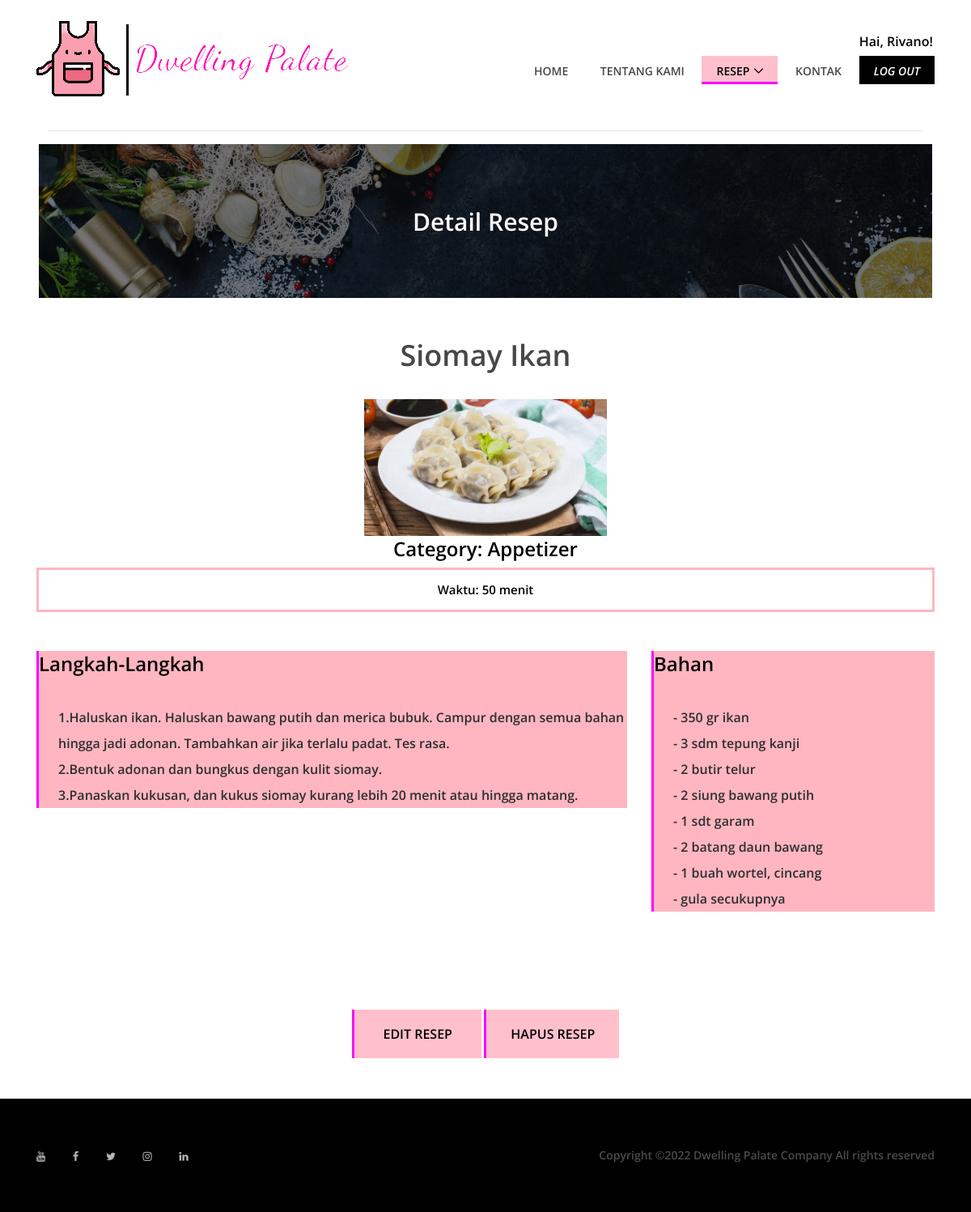
/recipe_detail.php?id_resep=1 (signed in), run on the app's committed database.
### tables this page shows
CREATE TABLE `dataresep` (
  `id_resep` int(11) NOT NULL,
  `judul` varchar(50) NOT NULL,
  `kategori` varchar(20) NOT NULL,
  `waktu` int(4) NOT NULL,
  `bahan` varchar(5000) NOT NULL,
  `langkah` varchar(5000) NOT NULL
);

### recipe_detail.php (the view, shortened to what this page needs)
<?php
    $username = $_SESSION['username'];
?>
<!DOCTYPE html>
<html>
<head>
    <link rel="stylesheet" href="style.css">
</head>
<body>
    <header class="header-area">
        <div class="main-menu">
            <div class="classy-nav-container breakpoint-off">
                <div class="container">
                    <nav class="classy-navbar justify-content-between" id="deliciousNav">
                        <a class="nav-brand" href="home.php"><img src="img/png/logo.png" alt=""></a>
                        <div class="classy-menu">
                            <div class="classynav">
                                <ul>
                                    <li><a href="home.php">Home</a></li>
                                    <li><a href="home.php#about">Tentang Kami</a></li>
                                    <li class="active"><a href="#">Resep</a>
                                    </li>
                                    <li><a href="home.php#contact">Kontak</a></li>
                                    <li><?php echo "<h6>Hai, ".$username."!</h6>"?>
                                    <a style="background-color: black; color: white;" href=logout.php><i>LOG OUT</i></a></li>
                                </ul>
                            </div>
                        </div>
                    </nav>
                </div>
            </div>
        </div>
    </header>
    <center><hr width="90%"></center>
    <div class="breadcumb-area bg-img bg-overlay" style="background-image: url(img/background/breadcumb.jpg);">
        <div class="container h-100">
            <div class="row h-100 align-items-center">
                <div class="col-12">
                    <div class="breadcumb-text text-center">
                        <h2>Detail Resep</h2>
                    </div>
                </div>
            </div>
        </div>
    </div>
        <?php
        include 'koneksi.php';
        $id_resep = $_GET['id_resep'];
        $query = mysqli_query($konek, "SELECT * FROM dataresep WHERE id_resep = '$id_resep'");
        while($data=mysqli_fetch_array($query))
        {
                        $gambar = $data['id_resep'];
                        $djudul = $data['judul'];
                        $dkategori = $data['kategori'];
                        $dwaktu = $data['waktu'] ." menit";
                        $dbahan = nl2br(htmlentities($data['bahan'], ENT_QUOTES, 'UTF-8'));
                        $dlangkah = nl2br(htmlentities($data['langkah'], ENT_QUOTES, 'UTF-8'));
                        $did = $data['id_resep'];
        }?>
        <div class="recipe-content-area">
            <div class="container">
                <div class="row">
                    <div class="col-12 col-md-12">
                        <div class="recipe-headline my-5">
                            <center>
                                <h2><?php echo $djudul;?></h2>
                                <div>
                                    <?php echo '<img src="img/preview/preview('.$gambar.').jpg" width=300px>'; ?>
                                    <h4>Category: <?php echo $dkategori;?></h4>
                                    <div class="recipe-duration">
                                        <h6>Waktu: <?php echo $dwaktu;?></h6>
                                    </div>
                                </div>
                            </center>
                        </div>
                    </div>
                </div>
                <div class="row">
                    <div class="col-12 col-lg-8">
                        <div class="preparation-step">
                            <h4>Langkah-Langkah</h4>
                            <div class="custom-control">
                                <p><?php echo $dlangkah;?></p>
                            </div>
                        </div>
                    </div>
                    <div class="col-12 col-lg-4">
                        <div class="ingredients">
                            <h4>Bahan</h4>
                            <div class="custom-control">
                                <p><?php echo $dbahan;?></p>
                            </div>
                        </div>
                    </div>
                </div>
                <center>
                    <br>
                    <a href=edit.php?id_resep=<?php echo $did;?>><button class="btn dwelling-btn mt-100">EDIT RESEP</button></a>
                    <a href=hapus.php?id_resep=<?php echo $did;?>><button class="btn dwelling-btn mt-100">HAPUS RESEP</button></a>
                </center>
            </div>
        </div>
    <footer class="footer-area mt-50">
        <div class="container h-100">
            <div class="row h-100">
                <div class="col-12 h-100 d-flex flex-wrap align-items-center justify-content-between">
                    <div class="footer-social-info text-right">
                        <a href="https://www.youtube.com/channel/UCZS7zcQi_KROpJM5_PTLsCA/featured" target="_blank"><i class="fa fa-youtube" aria-hidden="true"></i></a>
                        <a href="https://web.facebook.com/rivano.atk"  target="_blank"><i class="fa fa-facebook" aria-hidden="true""></i></a>
                        <a href="https://twitter.com/qifnav"  target="_blank"><i class="fa fa-twitter" aria-hidden="true""></i></a>
                        <a href="https://www.instagram.com/qifnav"  target="_blank"><i class="fa fa-instagram" aria-hidden="true""></i></a>
                        <a href="https://www.linkedin.com/in/rivano-kurniawan-2a40b91a6"  target="_blank"><i class="fa fa-linkedin" aria-hidden="true""></i></a>
                    </div>
                    <p>Copyright &copy;<script>document.write(new Date().getFullYear());</script> Dwelling Palate Company All rights reserved</p>
                </div>
            </div>
        </div>
    </footer>
</body>
</html>

### style.css (style rules this page uses)
* { margin: 0; padding: 0; }
body { font-family: "Open Sans", sans-serif; font-size: 14px; }
h1, h2, h3, h4, h5, h6 { color: #000000; line-height: 1.3; font-weight: 600; }
p { color: #9b9b9b; font-size: 14px; line-height: 2; font-weight: 400; }
a, a:hover, a:focus { -webkit-transition-duration: 500ms; transition-duration: 500ms; text-decoration: none; outline: 0 solid transparent; color: #000000; font-weight: 600; font-size: 14px; color: #474747; }
ul, ol { margin: 0; }
ul li, ol li { list-style: none; }
img { height: auto; max-width: 100%; }
.mt-50 { margin-top: 50px !important; }
.mt-100 { margin-top: 100px !important; }
.bg-img { background-position: center center; background-size: cover; background-repeat: no-repeat; }
.bg-overlay { position: relative; z-index: 2; background-position: center center; background-size: cover; }
.bg-overlay::after { background-color: rgba(10, 12, 18, 0.55); position: absolute; z-index: -1; top: 0; left: 0; width: 100%; height: 100%; content: ""; }
.dwelling-btn { display: inline-block; min-width: 160px; height: 60px; color: black; border: none; border-left: 3px solid magenta; border-radius: 0; padding: 0 30px; font-size: 16px; line-height: 58px; font-weight: 600; -webkit-transition-duration: 500ms; transition-duration: 500ms; text-transform: capitalize; background-color: pink; }
.header-area { position: relative; z-index: 100; width: 100%; }
.header-area .main-menu { position: relative; width: 100%; z-index: 100; height: 145px; }
.header-area .main-menu .classy-nav-container { background-color: transparent; }
.header-area .main-menu .classy-navbar { height: 145px; padding: 0; }
.header-area .main-menu .classy-navbar .classynav ul li a { font-weight: 600; }
.header-area .main-menu .classy-navbar .classynav > ul > li > a { text-transform: uppercase; padding: 12px 18px 11px; background-color: transparent; border-bottom: 3px solid transparent; line-height: 1; color: #474747; font-weight: 600; }
.header-area .main-menu .classy-navbar .classynav > ul > li.active > a { color: black; background-color: pink; border-bottom: 3px solid magenta; }
.header-area .main-menu .classy-navbar .classynav > ul > li.active > a::after { color: black; }
.recipe-headline h2 { font-size: 36px; color: #474747; margin-bottom: 30px; }
.recipe-headline .recipe-duration { border: 3px solid lightpink; padding: 15px; }
.recipe-headline .recipe-duration h6 { font-size: 15px; margin-bottom: 5px; }
.recipe-headline .recipe-duration h6:last-child { margin-bottom: 0; }
.preparation-step { border-left: 3px solid magenta; background-color: lightpink; }
.preparation-step h4 { color: black; margin-bottom: 30px; }
.preparation-step .custom-control p { margin-bottom: 0; padding-top: 5px; font-size: 16px; font-weight: 600; color: #2f2f2f; }
.ingredients { border-left: 3px solid magenta; background-color: lightpink; }
.ingredients h4 { color: black; margin-bottom: 30px; }
.ingredients .custom-control p { margin-bottom: 0; padding-top: 5px; font-size: 16px; font-weight: 600; color: #2f2f2f; }
.footer-area { position: relative; z-index: 1; width: 100%; height: 140px; background-color: #000000; }
.footer-area .footer-social-info { padding-right: 15px; }
.footer-area .footer-social-info a { display: inline-block; color: #b6b6b6; font-size: 13px; margin-right: 30px; }
.footer-area .footer-social-info a:last-child { margin-right: 0; }
.footer-area p { color: #4b4b4b; font-weight: 600; margin-bottom: 0; padding-left: 15px; }
.breadcumb-area { position: relative; z-index: 10; width: 92%; height: 190px; margin-left: 4%; margin-right: 4%; }
.breadcumb-area .breadcumb-text h2 { font-size: 30px; margin-bottom: 0; color: #ffffff; }

### data on the page
dataresep: judul "Siomay Ikan", kategori "Appetizer", waktu "50 menit", langkah "1.Haluskan ikan. Haluskan bawang putih dan merica bubuk. Campur dengan semua bahan hingga jadi adonan. Tambahkan air jika terlalu padat. Tes rasa. 2.Bentuk adonan dan bungkus dengan kulit siomay. 3.Panaskan kukusan, dan kukus siomay kurang lebih 20 menit atau hingga matang.", bahan "- 350 gr ikan - 3 sdm tepung kanji - 2 butir telur - 2 siung bawang putih - 1 sdt garam - 2 batang daun bawang - 1 buah wortel, cincang - gula secukupnya"

### other printed values
$username "Rivano"
